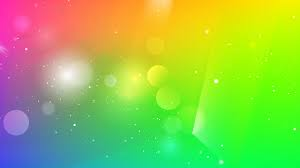
#> input picture sketchify/media/image.png, 300 x 168 px
$ python -i views.py   (imports and definitions only)
#> lines starting #> are read from the running program, lines starting #| are printed output that depends on the picture
from django.shortcuts import render, redirect
from django.contrib.auth.forms import UserCreationForm
from django.contrib.auth.models import User
from .forms import UploadForm
from .models import SketchImage
from django.contrib.auth import authenticate, login, logout
from django.contrib.auth.decorators import login_required
import cv2
import os
from .forms import RegistrationForm, LoginForm
from django.contrib import messages
from django.conf import settings

def home(request):
    return render(request, 'home.html')

# [11 lines of commented-out code are left out]

def image_to_sketch(image_path):
#> called with image_path = '../media/image.png'
    img = cv2.imread(image_path)
#> img is the input picture: shape (168, 300, 3); mean B, G, R 78.1, 195.4, 149
    if img is None:
        return None
    gray = cv2.cvtColor(img, cv2.COLOR_BGR2GRAY)
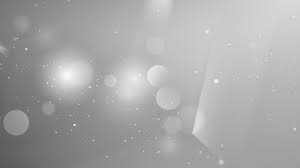
#> gray: shape (168, 300); min 88, max 249, mean 168.2
    invert = cv2.bitwise_not(gray)
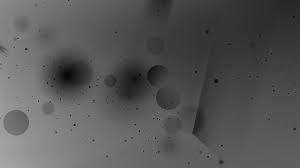
#> invert: shape (168, 300); min 6, max 167, mean 86.8
    blur = cv2.GaussianBlur(invert, (21, 21), sigmaX=0, sigmaY=0)
    sketch = cv2.divide(gray, 255 - blur, scale=256.0)
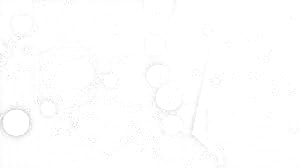
#> sketch: shape (168, 300); min 203, max 255, mean 254

    return sketch

# [31 lines left out: functions upload_image, gallery, not called in this run]

def logout_view(request):
    logout(request)
    return redirect('login')

# [37 lines left out: functions login_view, register, not called in this run]

>>> result = image_to_sketch('../media/image.png')
